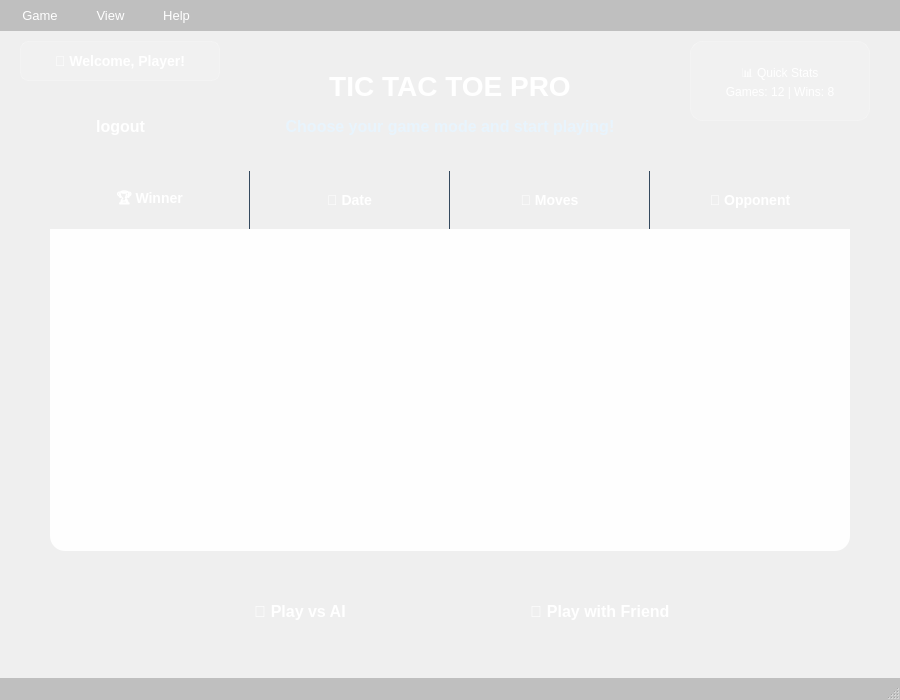
<?xml version="1.0" encoding="UTF-8"?>
<ui version="4.0">
 <class>MainWindow</class>
 <widget class="QMainWindow" name="MainWindow">
  <property name="geometry">
   <rect>
    <x>0</x>
    <y>0</y>
    <width>900</width>
    <height>700</height>
   </rect>
  </property>
  <property name="minimumSize">
   <size>
    <width>900</width>
    <height>700</height>
   </size>
  </property>
  <property name="windowTitle">
   <string>Tic Tac Toe Pro</string>
  </property>
  <property name="windowIcon">
   <iconset theme="applications-games"/>
  </property>
  <property name="styleSheet">
   <string notr="true">
    /* Main Window Styling */
    QMainWindow {
        background: qlineargradient(x1:0, y1:0, x2:1, y2:1,
                    stop:0 #1e3c72, stop:1 #2a5298);
        color: #ffffff;
    }
    
    /* Central Widget */
    QWidget#centralwidget {
        background: qlineargradient(x1:0, y1:0, x2:1, y2:1,
                    stop:0 #1e3c72, stop:1 #2a5298);
    }
    
    /* Header Labels */
    QLabel#titleLabel {
        color: #ffffff;
        font-family: 'Segoe UI', Arial, sans-serif;
        font-size: 28px;
        font-weight: bold;
        text-shadow: 2px 2px 4px rgba(0,0,0,0.5);
        background: transparent;
    }
    
    QLabel#subtitleLabel {
        color: #e8f4fd;
        font-family: 'Segoe UI', Arial, sans-serif;
        font-size: 16px;
        font-weight: 500;
        text-shadow: 1px 1px 2px rgba(0,0,0,0.3);
        background: transparent;
    }
    
    QLabel#userLabel {
        color: #ffffff;
        font-family: 'Segoe UI', Arial, sans-serif;
        font-size: 14px;
        font-weight: 600;
        background: rgba(255,255,255,0.1);
        border-radius: 8px;
        padding: 8px 12px;
        border: 1px solid rgba(255,255,255,0.2);
    }
    
    /* Professional Buttons */
    QPushButton {
        background: qlineargradient(x1:0, y1:0, x2:0, y2:1,
                    stop:0 #4facfe, stop:1 #00f2fe);
        border: none;
        border-radius: 12px;
        color: #ffffff;
        font-family: 'Segoe UI', Arial, sans-serif;
        font-size: 16px;
        font-weight: 600;
        padding: 12px 24px;
        text-shadow: 1px 1px 2px rgba(0,0,0,0.3);
        box-shadow: 0 4px 15px rgba(79, 172, 254, 0.3);
    }
    
    QPushButton:hover {
        background: qlineargradient(x1:0, y1:0, x2:0, y2:1,
                    stop:0 #5fbdff, stop:1 #1af3fe);
        transform: translateY(-2px);
        box-shadow: 0 6px 20px rgba(79, 172, 254, 0.4);
    }
    
    QPushButton:pressed {
        background: qlineargradient(x1:0, y1:0, x2:0, y2:1,
                    stop:0 #3a9bfd, stop:1 #00d9fe);
        transform: translateY(1px);
        box-shadow: 0 2px 10px rgba(79, 172, 254, 0.2);
    }
    
    QPushButton#aiButton {
        background: qlineargradient(x1:0, y1:0, x2:0, y2:1,
                    stop:0 #667eea, stop:1 #764ba2);
        box-shadow: 0 4px 15px rgba(102, 126, 234, 0.3);
    }
    
    QPushButton#aiButton:hover {
        background: qlineargradient(x1:0, y1:0, x2:0, y2:1,
                    stop:0 #7b8beb, stop:1 #8659b3);
        box-shadow: 0 6px 20px rgba(102, 126, 234, 0.4);
    }
    
    /* Game History Table */
    QTableWidget {
        background: rgba(255, 255, 255, 0.95);
        border: none;
        border-radius: 15px;
        gridline-color: #e0e0e0;
        font-family: 'Segoe UI', Arial, sans-serif;
        font-size: 13px;
        selection-background-color: #4facfe;
        selection-color: white;
        box-shadow: 0 8px 30px rgba(0,0,0,0.1);
    }
    
    QTableWidget::item {
        padding: 12px;
        border-bottom: 1px solid #f0f0f0;
    }
    
    QTableWidget::item:selected {
        background: qlineargradient(x1:0, y1:0, x2:1, y2:0,
                    stop:0 #4facfe, stop:1 #00f2fe);
        color: white;
    }
    
    QHeaderView::section {
        background: qlineargradient(x1:0, y1:0, x2:0, y2:1,
                    stop:0 #2c3e50, stop:1 #34495e);
        color: white;
        font-weight: bold;
        font-size: 14px;
        padding: 15px;
        border: none;
        border-right: 1px solid #34495e;
    }
    
    QHeaderView::section:first {
        border-top-left-radius: 15px;
    }
    
    QHeaderView::section:last {
        border-top-right-radius: 15px;
        border-right: none;
    }
    
    /* Scrollbars */
    QScrollBar:vertical {
        background: rgba(255,255,255,0.1);
        width: 12px;
        border-radius: 6px;
    }
    
    QScrollBar::handle:vertical {
        background: rgba(255,255,255,0.3);
        border-radius: 6px;
        min-height: 20px;
    }
    
    QScrollBar::handle:vertical:hover {
        background: rgba(255,255,255,0.5);
    }
    
    /* Menu Bar */
    QMenuBar {
        background: rgba(0,0,0,0.2);
        color: white;
        font-family: 'Segoe UI', Arial, sans-serif;
        font-size: 13px;
        border: none;
    }
    
    QMenuBar::item {
        padding: 8px 16px;
        background: transparent;
    }
    
    QMenuBar::item:selected {
        background: rgba(255,255,255,0.1);
        border-radius: 4px;
    }
    
    /* Status Bar */
    QStatusBar {
        background: rgba(0,0,0,0.2);
        color: white;
        font-family: 'Segoe UI', Arial, sans-serif;
        border: none;
    }
   </string>
  </property>
  <widget class="QWidget" name="centralwidget">
   <widget class="QLabel" name="titleLabel">
    <property name="geometry">
     <rect>
      <x>0</x>
      <y>30</y>
      <width>900</width>
      <height>50</height>
     </rect>
    </property>
    <property name="text">
     <string>TIC TAC TOE PRO</string>
    </property>
    <property name="alignment">
     <set>Qt::AlignmentFlag::AlignCenter</set>
    </property>
   </widget>
   <widget class="QLabel" name="subtitleLabel">
    <property name="geometry">
     <rect>
      <x>0</x>
      <y>80</y>
      <width>900</width>
      <height>30</height>
     </rect>
    </property>
    <property name="text">
     <string>Choose your game mode and start playing!</string>
    </property>
    <property name="alignment">
     <set>Qt::AlignmentFlag::AlignCenter</set>
    </property>
   </widget>
   <widget class="QLabel" name="userLabel">
    <property name="geometry">
     <rect>
      <x>20</x>
      <y>10</y>
      <width>200</width>
      <height>40</height>
     </rect>
    </property>
    <property name="text">
     <string>👤 Welcome, Player!</string>
    </property>
    <property name="alignment">
     <set>Qt::AlignmentFlag::AlignCenter</set>
    </property>
   </widget>
   <widget class="QTableWidget" name="gameHistoryTable">
    <property name="geometry">
     <rect>
      <x>50</x>
      <y>140</y>
      <width>800</width>
      <height>380</height>
     </rect>
    </property>
    <property name="alternatingRowColors">
     <bool>true</bool>
    </property>
    <property name="selectionBehavior">
     <enum>QAbstractItemView::SelectionBehavior::SelectRows</enum>
    </property>
    <property name="showGrid">
     <bool>false</bool>
    </property>
    <property name="sortingEnabled">
     <bool>true</bool>
    </property>
    <attribute name="horizontalHeaderDefaultSectionSize">
     <number>200</number>
    </attribute>
    <attribute name="verticalHeaderVisible">
     <bool>false</bool>
    </attribute>
    <column>
     <property name="text">
      <string>🏆 Winner</string>
     </property>
    </column>
    <column>
     <property name="text">
      <string>📅 Date</string>
     </property>
    </column>
    <column>
     <property name="text">
      <string>🎯 Moves</string>
     </property>
    </column>
    <column>
     <property name="text">
      <string>🤖 Opponent</string>
     </property>
    </column>
   </widget>
   <widget class="QPushButton" name="aiButton">
    <property name="geometry">
     <rect>
      <x>200</x>
      <y>550</y>
      <width>200</width>
      <height>60</height>
     </rect>
    </property>
    <property name="cursor">
     <cursorShape>PointingHandCursor</cursorShape>
    </property>
    <property name="text">
     <string>🤖 Play vs AI</string>
    </property>
   </widget>
   <widget class="QPushButton" name="friendButton">
    <property name="geometry">
     <rect>
      <x>500</x>
      <y>550</y>
      <width>200</width>
      <height>60</height>
     </rect>
    </property>
    <property name="cursor">
     <cursorShape>PointingHandCursor</cursorShape>
    </property>
    <property name="text">
     <string>👥 Play with Friend</string>
    </property>
   </widget>
   <widget class="QFrame" name="statsFrame">
    <property name="geometry">
     <rect>
      <x>690</x>
      <y>10</y>
      <width>180</width>
      <height>80</height>
     </rect>
    </property>
    <property name="styleSheet">
     <string notr="true">
      QFrame {
          background: rgba(255,255,255,0.1);
          border-radius: 12px;
          border: 1px solid rgba(255,255,255,0.2);
      }
     </string>
    </property>
    <widget class="QLabel" name="statsLabel">
     <property name="geometry">
      <rect>
       <x>10</x>
       <y>10</y>
       <width>160</width>
       <height>60</height>
      </rect>
     </property>
     <property name="styleSheet">
      <string notr="true">
       QLabel {
           color: white;
           font-family: 'Segoe UI', Arial, sans-serif;
           font-size: 12px;
           background: transparent;
           border: none;
       }
      </string>
     </property>
     <property name="text">
      <string>📊 Quick Stats
Games: 12 | Wins: 8</string>
     </property>
     <property name="alignment">
      <set>Qt::AlignmentFlag::AlignCenter</set>
     </property>
    </widget>
   </widget>
   <widget class="QPushButton" name="friendButton_2">
    <property name="geometry">
     <rect>
      <x>60</x>
      <y>70</y>
      <width>121</width>
      <height>51</height>
     </rect>
    </property>
    <property name="cursor">
     <cursorShape>PointingHandCursor</cursorShape>
    </property>
    <property name="text">
     <string>logout</string>
    </property>
   </widget>
  </widget>
  <widget class="QMenuBar" name="menubar">
   <property name="geometry">
    <rect>
     <x>0</x>
     <y>0</y>
     <width>900</width>
     <height>33</height>
    </rect>
   </property>
   <widget class="QMenu" name="menuGame">
    <property name="title">
     <string>Game</string>
    </property>
    <addaction name="actionNew_Game"/>
    <addaction name="actionSettings"/>
    <addaction name="separator"/>
    <addaction name="actionExit"/>
   </widget>
   <widget class="QMenu" name="menuView">
    <property name="title">
     <string>View</string>
    </property>
    <addaction name="actionFull_Screen"/>
    <addaction name="actionTheme"/>
   </widget>
   <widget class="QMenu" name="menuHelp">
    <property name="title">
     <string>Help</string>
    </property>
    <addaction name="actionHow_to_Play"/>
    <addaction name="actionAbout"/>
   </widget>
   <addaction name="menuGame"/>
   <addaction name="menuView"/>
   <addaction name="menuHelp"/>
  </widget>
  <widget class="QStatusBar" name="statusbar">
   <property name="sizeGripEnabled">
    <bool>true</bool>
   </property>
  </widget>
  <action name="actionNew_Game">
   <property name="text">
    <string>New Game</string>
   </property>
   <property name="shortcut">
    <string>Ctrl+N</string>
   </property>
  </action>
  <action name="actionSettings">
   <property name="text">
    <string>Settings</string>
   </property>
   <property name="shortcut">
    <string>Ctrl+S</string>
   </property>
  </action>
  <action name="actionExit">
   <property name="text">
    <string>Exit</string>
   </property>
   <property name="shortcut">
    <string>Ctrl+Q</string>
   </property>
  </action>
  <action name="actionFull_Screen">
   <property name="text">
    <string>Full Screen</string>
   </property>
   <property name="shortcut">
    <string>F11</string>
   </property>
  </action>
  <action name="actionTheme">
   <property name="text">
    <string>Change Theme</string>
   </property>
  </action>
  <action name="actionHow_to_Play">
   <property name="text">
    <string>How to Play</string>
   </property>
   <property name="shortcut">
    <string>F1</string>
   </property>
  </action>
  <action name="actionAbout">
   <property name="text">
    <string>About</string>
   </property>
  </action>
 </widget>
 <resources/>
 <connections/>
</ui>
